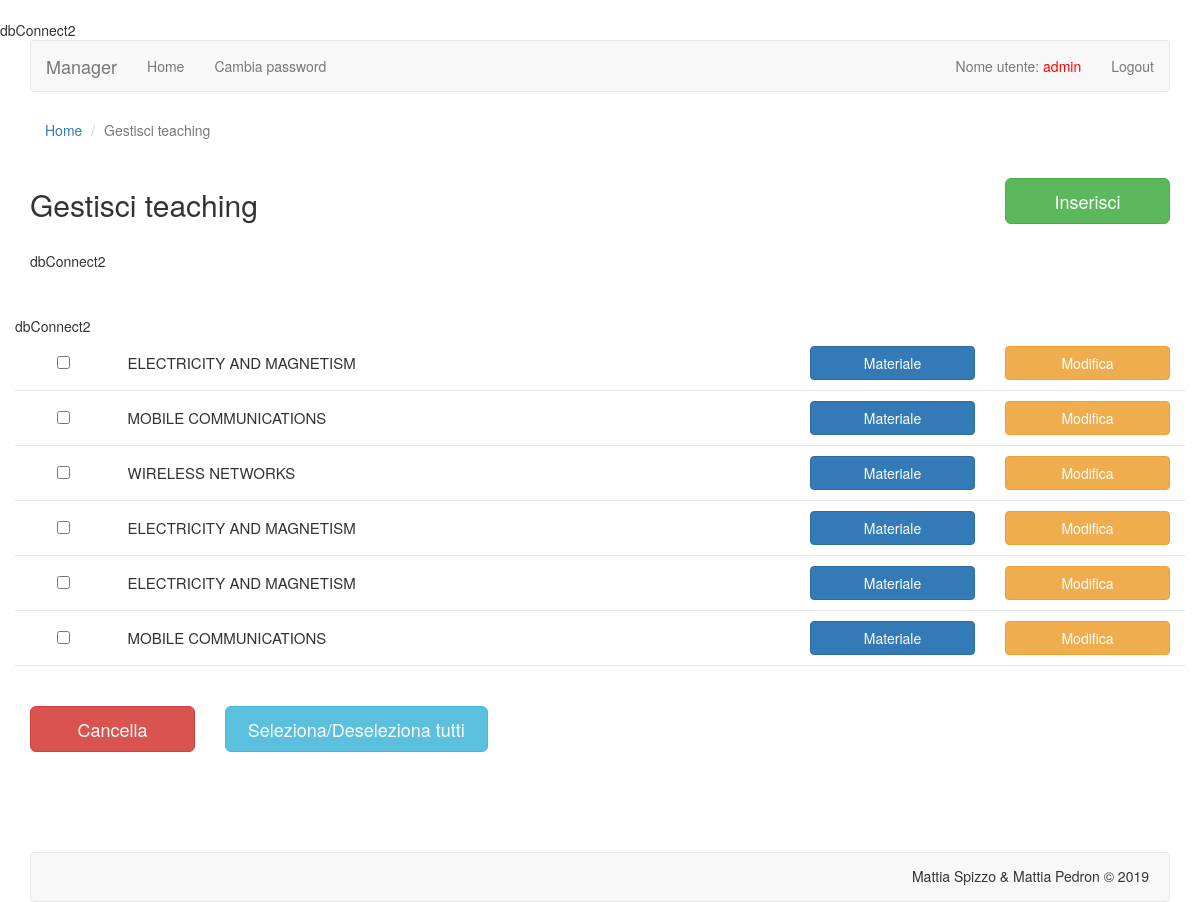
Screenshot of /manager/manager-pag-tea.php (signed in) with the database file from the repository.
### tables this page shows
CREATE TABLE IF NOT EXISTS `tea` (
  `id` int(11) NOT NULL AUTO_INCREMENT,
  `data` datetime NOT NULL,
  `anno` varchar(255) NOT NULL,
  `nome` varchar(255) NOT NULL,
  `testo_it` text NOT NULL,
  `testo_en` text NOT NULL,
  `orari` varchar(255) NOT NULL,
  PRIMARY KEY (`id`)
);

### manager/manager-pag-tea.php (the view, shortened to what this page needs)
<?php
	$tabella="tea";
	include("head.php");
?>
<?php
	include("header.php");
?>
	<div class="container">
<?php
	if(!isset($_SESSION["autenticato"])){
		echo "<div class=\"col-lg-12 col-md-12 col-sm-12 col-xs-12 spazio\"><div class=\"alert alert-danger text-center spazio-alto\"><strong>Per entrare in questa pagina devi essere autenticato.</strong></div></div>";
		include("footer.php");
	}
	else{
		include("menu.php");
?>
		<div class="row">
			<div class="col-lg-12">
				<ol class="breadcrumb">
					<li><a href="manager-home.php">Home</a></li>
					<li class="active">Gestisci teaching</a></li>
				</ol>
			</div>
		</div>
		<div class="row">
			<div class="col-lg-10 col-md-10 col-sm-9 col-xs-12">
				<h2>Gestisci teaching</h2>
			</div>
			<div class="col-lg-2 col-md-2 col-sm-3 col-xs-12">
				<a href="inserisci-tea.php"><button type="button" class="btn btn-success btn-lg testo-btn-piccolo">Inserisci</button></a>
			</div>
		</div>
<?php
		$totale=numeroElementi($tabella);
		if($totale==0){
?>
		<div class="col-lg-10 col-lg-offset-1 col-md-12 col-sm-12 col-xs-12">
			<div class="alert alert-danger testo-centrato spazio-alto"><strong>NON SONO PRESENTI TEACHING NEL MANAGER</strong></div>
		</div>
<?php
		}
		else{
?>
		<form name="modulo" method="post" action="eliminato-tea.php">
			<div class="row spazio-altino">
<?php
			$risposta=elementiTabella($tabella);
			while($riga=mysql_fetch_array($risposta)){
?>
					<div class="riga-alta">
						<div class="col-lg-1 col-md-1 col-sm-1 col-xs-2 text-center elenco-pag">
							<input type="checkbox" name="item[]" value="<?php echo $riga['id']; ?>" />
						</div>
						<div class="col-lg-7 col-md-7 col-sm-5 col-xs-4">
							<div class="elenco-pag"><?php echo $riga['nome']; ?></div>
						</div>
						<div class="col-lg-2 col-md-2 col-sm-3 col-xs-3">
							<a href="manager-materiale.php?cid=<?php echo $riga['id']; ?>"><button type="button" class="btn btn-primary btn-largo btn-stretto"><span class="hidden-xs">Materiale</span><span class="visible-xs">Mat.</span></button></a>
						</div>
						<div class="col-lg-2 col-md-2 col-sm-3 col-xs-3">
							<a href="modifica-tea.php?id=<?php echo $riga['id']; ?>"><button type="button" class="btn btn-warning btn-largo btn-stretto"><span class="hidden-xs">Modifica</span><span class="visible-xs">Mod.</span></button></a>
						</div>
					</div>
<?php
			}
?>
			</div>
			<div class="row spazio-alto">
				<div class="col-lg-2 col-md-2 col-sm-3 col-xs-6">
					<button type="submit" name="cancella" value="cancella" class="btn btn-lg btn-danger btn-block">Cancella</button>
				</div>
				<div class="col-lg-3 col-md-4 col-sm-5 col-xs-6">
					<button type="button" onclick="selezionaTutti('modulo')" class="btn btn-lg btn-info btn-block"><span class="hidden-xs">Seleziona/Deseleziona tutti</span><span class="visible-xs">Sel./Des.</span></button>
				</div>
			</div>
		</form>
<?php
		}
		include("footer.php");
	}
?>

### rows the page displays
tea: nome "ELECTRICITY AND MAGNETISM"
tea: nome "MOBILE COMMUNICATIONS"
tea: nome "WIRELESS NETWORKS"
tea: nome "ELECTRICITY AND MAGNETISM"
tea: nome "ELECTRICITY AND MAGNETISM"
tea: nome "MOBILE COMMUNICATIONS"

### other values shown
$_SESSION['user'] "admin"
